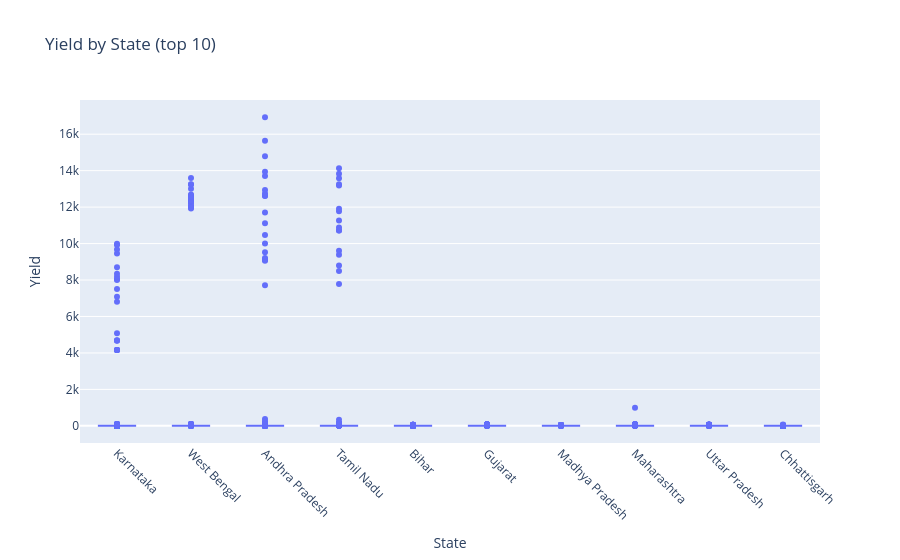

Notebook cell for this chart:
### Code cell
# Yield by State (top 10 states)
top_states = crop['State'].value_counts().head(10).index
crop_states = crop[crop['State'].isin(top_states)]
fig = px.box(crop_states, x='State', y='Yield', title='Yield by State (top 10)')
fig.update_xaxes(tickangle=45)
fig.show()

### Figure 1 — Plotly figure (JSON) as saved in the notebook; plotly's stock layout.template omitted (floating-point values rounded to 4 significant figures; data arrays with more than 128 entries replaced by an {"elided": "..."} marker saying what was removed)
{"data": [{"alignmentgroup": "True", "hovertemplate": "State=%{x}<br>Yield=%{y}<extra></extra>", "legendgroup": "", "marker": {"color": "#636efa"}, "name": "", "notched": false, "offsetgroup": "", "orientation": "v", "showlegend": false, "type": "box", "x": {"elided": "9682 str values"}, "x0": " ", "xaxis": "x", "y": {"elided": "9682 float values"}, "y0": " ", "yaxis": "y"}], "layout": {"boxmode": "group", "legend": {"tracegroupgap": 0}, "title": {"text": "Yield by State (top 10)"}, "xaxis": {"anchor": "y", "domain": [0, 1], "tickangle": 45, "title": {"text": "State"}}, "yaxis": {"anchor": "x", "domain": [0, 1], "title": {"text": "Yield"}}}}
